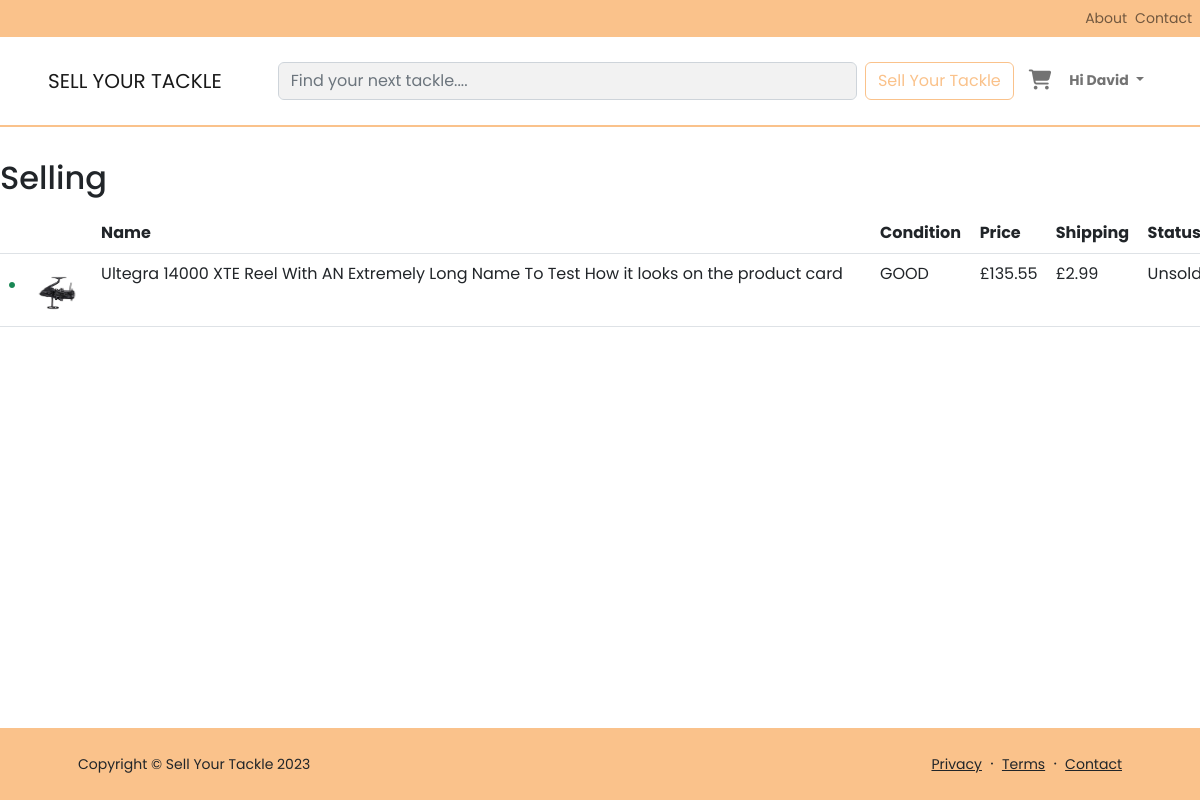
The page /auth/selling/ (signed in) on the database as committed earlier.
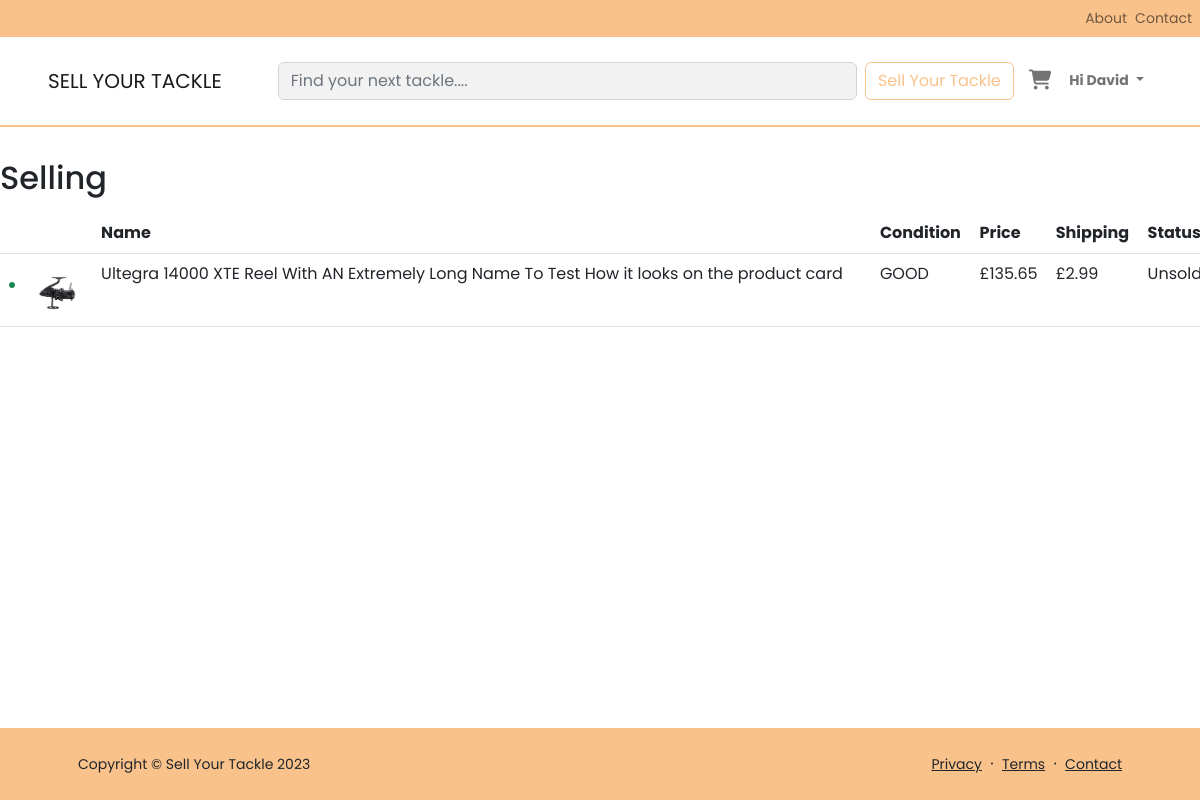
The same page on the database as committed later.
### tackle/models.py (models this page shows, shortened)
class Product(models.Model):
    brand = models.ForeignKey(Brand, on_delete=models.CASCADE)
    category = models.ForeignKey(Category, on_delete=models.CASCADE)
    name = models.CharField(max_length=200)
    slug = models.SlugField(max_length=210, unique=True)
    variation1 = models.CharField(max_length=100, blank=True, null=True)
    variation2 = models.CharField(max_length=100, blank=True, null=True)
    condition = models.CharField(max_length=100, choices=Condition.choices)
    description = models.TextField(blank=True, null=True)
    user = models.ForeignKey(settings.AUTH_USER_MODEL, on_delete=models.CASCADE)
    created_at = models.DateTimeField(auto_now_add=True)
    price = models.DecimalField(max_digits=10, decimal_places=2, default=Decimal('0.00'))
    shipping = models.DecimalField(max_digits=10, decimal_places=2, default=Decimal('0.00'))
    financial_status = models.CharField(
        max_length=10,
        choices=FinancialStatus.choices,
        default=FinancialStatus.UNSOLD
    )
    visibility = models.CharField(
        max_length=5,
        choices=ProductVisibility.choices,
        default=ProductVisibility.DRAFT
    )

### auth_app/views.py (the view)
# urls.py: path('selling/', Selling.as_view(), name='selling'),
@method_decorator(login_required, name='dispatch')
class Selling(View):
    template_name = 'selling.html'
    def get(self, request, *args, **kwargs):
        user_products = Product.objects.filter(user=request.user)
        product_images = {}
        for product in user_products:
            first_image = ProductImage.objects.filter(product=product).first()
            if first_image:
                product_images[product.id] = first_image.image.url
        context = {
            'user_products': user_products,
            'product_images': product_images
        }
        return render(request, self.template_name, context)

### tackle/context_processors.py (called while the page is built)
def cart_processor(request):
    cart = Cart(request)
    return {'total_items_in_cart': len(cart)}

### tackle/templatetags/custom_filters.py (called while the page is built)
@register.filter(name='lookup')
def lookup(value, arg):
    return LookupFilter(value)(arg)

    def __call__(self, arg):
        return self.value.get(arg)

### tackle/views.py (called while the page is built)
    def __len__(self):
        return sum(item['quantity'] for item in self.cart.values())

### auth_app/templates/selling.html (shortened to what this page needs)
{% extends "base.html" %}
{% load custom_filters %}
{% block content %}
<h2 class="mb-3">Selling</h2>
<div class="row">
    <table class="table table-hover d-none d-md-table">
        <thead>
            <tr>
                <th></th>
                <th>Name</th>
                <th>Condition</th>
                <th>Price</th>
                <th>Shipping</th>
                <th>Status</th>
            </tr>
        </thead>
        <tbody>
            {% for product in user_products %}
            {% with image_url=product_images|lookup:product.id %}
            <tr onclick="window.location.href='{% url 'edit_product' product.id %}';">
                <td>
                    {% if product.visibility == 'live' %}
                    <i class="bi bi-dot text-success large-icon"></i>
                    {% else %}
                    <i class="bi bi-dot text-secondary large-icon"></i>
                    {% endif %}
                    {% if image_url %}
                    <img src="{{ image_url }}" alt="{{ product.name }}" class="product-image-table">
                    {% endif %}
                </td>
                <td>{{ product.name }}</td>
                <td>{{ product.condition }}</td>
                <td>£{{ product.price }}</td>
                <td>£{{ product.shipping }}</td>
                <td>{{ product.financial_status|capfirst }}</td>
            </tr>
            {% endwith %}
            {% endfor %}
        </tbody>
    </table>
</div>
{% endblock %}

Rows that differ between the two databases and show on the page:
changed Product "GOOD": price "135.55" → "135.65"
